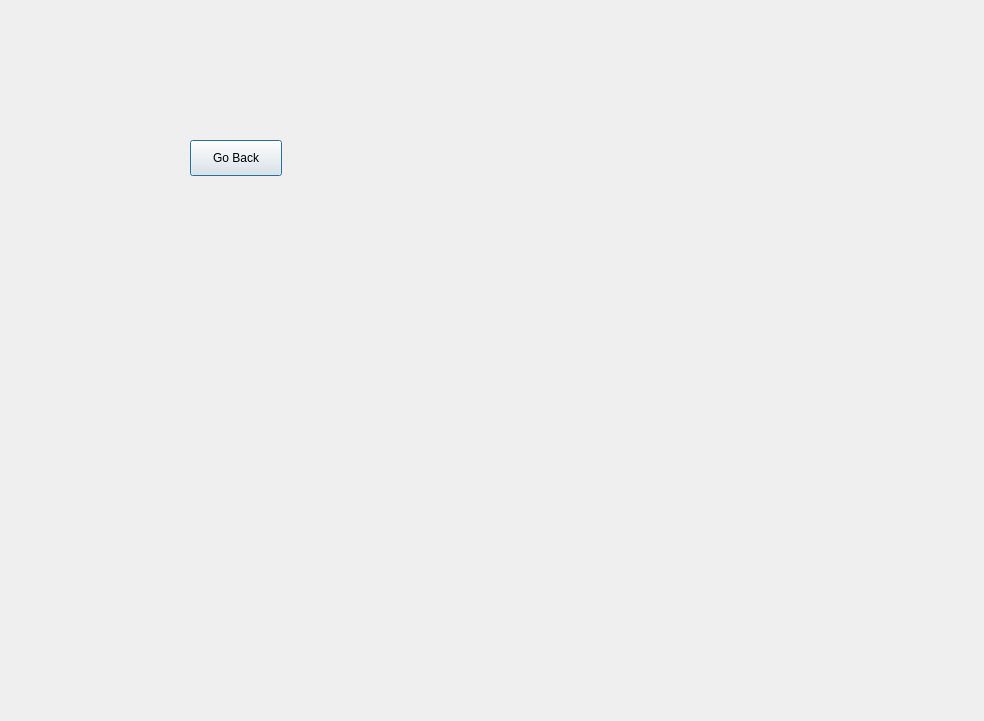
<?xml version="1.0" encoding="UTF-8"?>
<ui version="4.0">
 <class>RemoveOrder</class>
 <widget class="QDialog" name="RemoveOrder">
  <property name="geometry">
   <rect>
    <x>0</x>
    <y>0</y>
    <width>984</width>
    <height>721</height>
   </rect>
  </property>
  <property name="windowTitle">
   <string>Dialog</string>
  </property>
  <widget class="QPushButton" name="goBackButton">
   <property name="geometry">
    <rect>
     <x>190</x>
     <y>140</y>
     <width>92</width>
     <height>36</height>
    </rect>
   </property>
   <property name="text">
    <string>Go Back</string>
   </property>
  </widget>
 </widget>
 <resources/>
 <connections/>
</ui>
